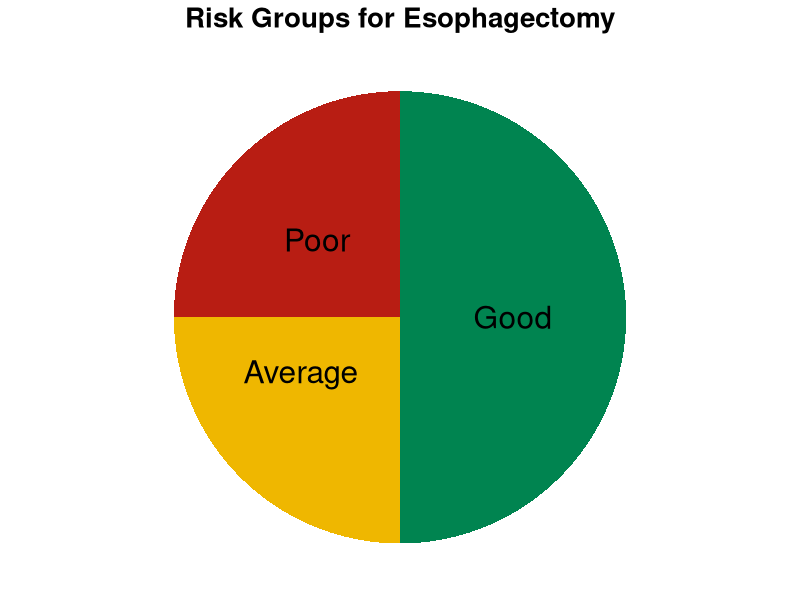
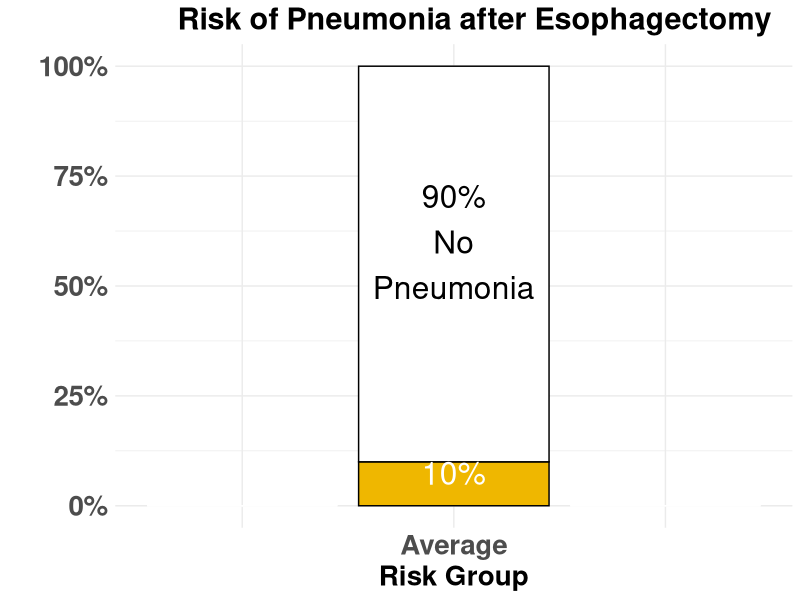
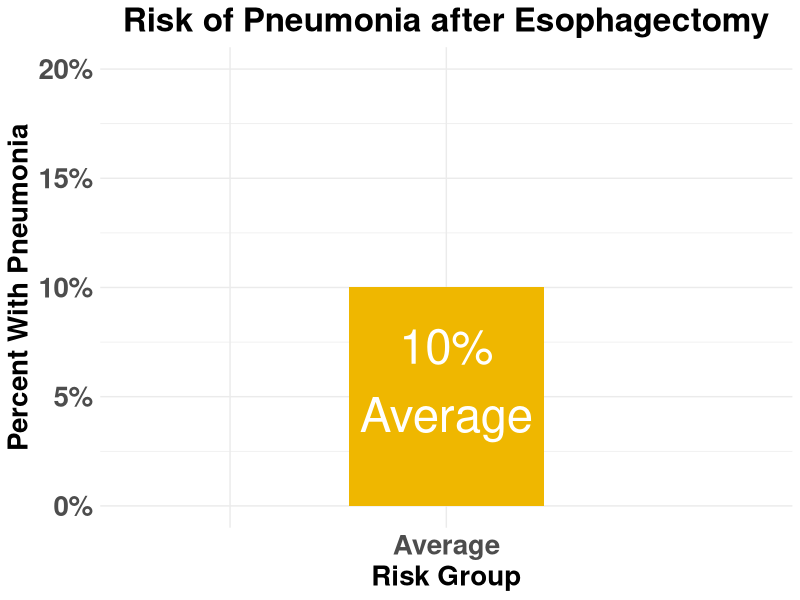
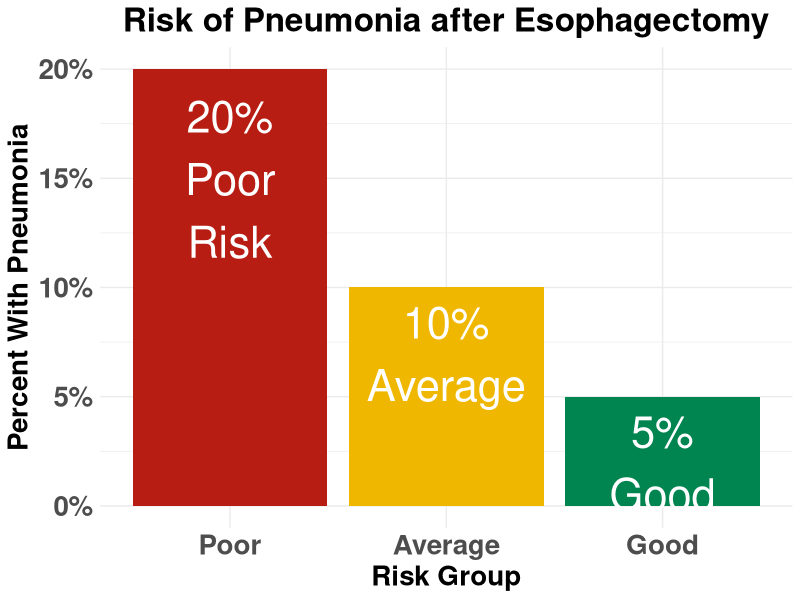
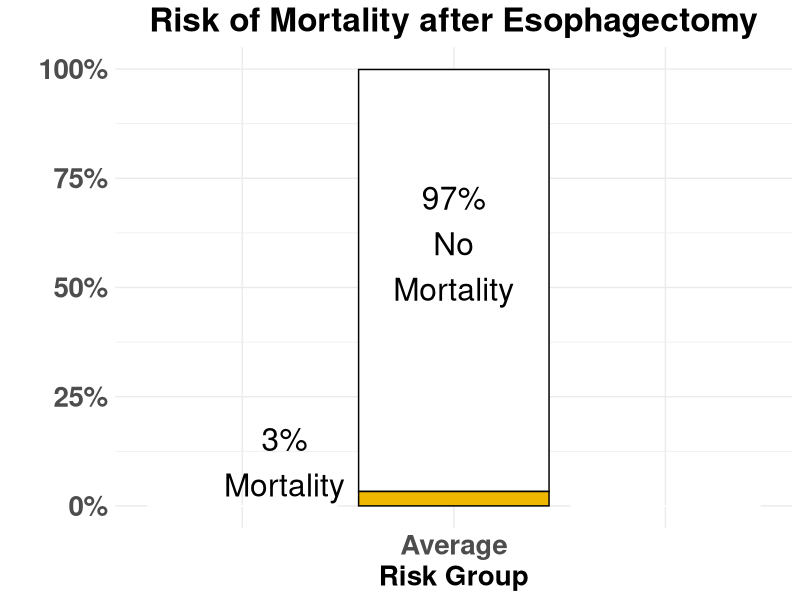
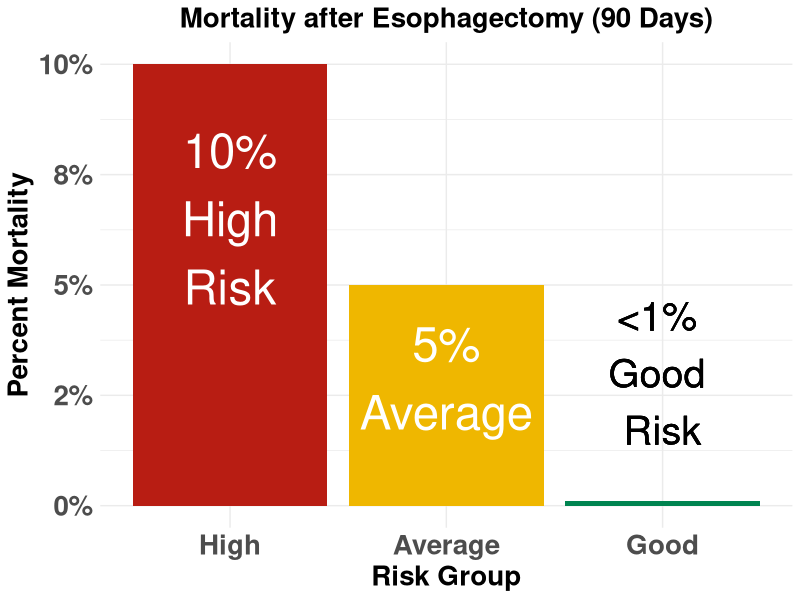

Write the R code that produced these figures, in order.
## ---- chunk 1
library(ggplot2)

#create data frame
data <- data.frame("Group" = c('Good', 'Average', 'Poor'),
                   "amount" = c(50, 25, 25),
                   "risk" = c(.1,.05,.005),
                   "pos" = c(50,92,12))
data<-data[order(-data$risk),]
data$category<-factor(data$Group, levels = c("Poor","Average","Good"))
legend_ord<-c("Good","Average","Poor")

#create pie chart
ggplot(data, aes(x="", y=amount, fill=Group)) +
  geom_bar(stat="identity", width=1) +
  coord_polar("y", start=-pi/2) +
  theme_void()+
  #scale_fill_discrete(breaks=legend_ord)
  scale_fill_manual(values=c("#008450","#EFB700","#B81D13"), breaks=legend_ord)+
  theme(legend.position="none")+
  geom_text(aes(x=1, y = pos, label = Group),size=8)+
  labs(title="Risk Groups for Esophagectomy", face="bold", size=14)+
  theme(plot.title=element_text(size=20, face="bold", hjust=0.5))

#data

## ---- chunk 2
df2<-data.frame(pneumonia=c(0,0,0.10,0.9,0,0),strength=c("  ","  ","Average","Average","    ","    "), Outcome=c("Pneumonia", "No Pneumonia","Pneumonia", "No Pneumonia" ,"Pneumonia","No Pneumonia"),pneumonia_labels=c("","","10%","", "",""),ordering=c(5,5,2,2,1,1))
#group_widths=c(25,25,50)
p<-ggplot(data=df2, aes(x=reorder(strength,ordering),y=pneumonia, fill=Outcome))+
  geom_bar(stat="identity", color=c("white","white","black","black","white","white"))+scale_y_continuous(labels = scales::percent_format(accuracy=1),limits=c(0,1)) +
  geom_text(aes(label=pneumonia_labels),vjust=1,color="white" ,size=8)+
  theme_minimal()+
  theme( axis.text=element_text(size=20,face="bold"),axis.title.x=element_text(size=20, face="bold"),axis.title.y=element_text(size=20, face="bold"),plot.title = element_text(hjust=0.75,face="bold",size=22)) +
  ggtitle("Risk of Pneumonia after Esophagectomy") +
  labs(y="",x="Risk Group") +
  scale_fill_manual(values=c("white","#EFB700"))+
  scale_color_manual(values=c("black","black","black"))+
  theme(legend.position="none")+
  annotate("text", x =2,y=0.6, label= "90%\nNo\nPneumonia", size=8)
  #theme(legend.key = element_rect(color="black"), legend.title = element_text(size=16), legend.text =element_text(size=14)  )
p
## ---- chunk 3

df1<-data.frame(pneumonia=c(0,0.10,0),strength=c("","Average",""),pneumonia_labels =c("","10%\nAverage",""))
strengths=c("","Average","Average")
group_widths=c(25,25,50)
p<-ggplot(data=df1, aes(x=strength,y=pneumonia))+
  geom_bar(stat="identity", fill="#EFB700")+scale_x_discrete(limits=strengths)+scale_y_continuous(labels = scales::percent_format(accuracy=1),limits=c(0,.2)) +
        geom_text(aes(label=pneumonia_labels),vjust=1.4, color="white",size=12)+
  theme_minimal()+
  theme( axis.text=element_text(size=20,face="bold"),axis.title.x=element_text(size=20, face="bold"),axis.title.y=element_text(size=20, face="bold"),plot.title = element_text(hjust=0.5,face="bold",size=24)) +
  ggtitle("Risk of Pneumonia after Esophagectomy") +
  labs(y="Percent With Pneumonia",x="Risk Group") 
p
## ---- chunk 4
library(ggplot2)
df1<-data.frame(pneumonia=c(0.20,0.10,0.05),strength=c("Poor","Average","Good"),pneumonia_labels =c("20%\nPoor\nRisk","10%\nAverage","5%\nGood"))
strengths=c("Poor","Average","Good")
group_widths=c(25,25,50)
p<-ggplot(data=df1, aes(x=strength,y=pneumonia))+
  geom_bar(stat="identity", fill=c("#B81D13","#EFB700","#008450"))+scale_x_discrete(limits=strengths)+scale_y_continuous(labels = scales::percent_format(accuracy=1)) +
        geom_text(aes(label=pneumonia_labels),vjust=1.2, color="white",size=11)+
  theme_minimal()+
  theme( axis.text=element_text(size=20,face="bold"),axis.title.x=element_text(size=20, face="bold"),axis.title.y=element_text(size=20, face="bold"),plot.title = element_text(hjust=0.5,face="bold",size=24)) +
  ggtitle("Risk of Pneumonia after Esophagectomy") +
  labs(y="Percent With Pneumonia",x="Risk Group") 
p
## ---- chunk 5
df2<-data.frame(mortality=c(0,0,.966,0.033,0,0),strength=c("  ","  ","Average","Average","    ","    "), Outcome=c("No Mortality", "Mortality","No Mortality", "Mortality","No Mortality", "Mortality"),mortality_labels=c("","","3.3%","", "",""),ordering=c(5,5,2,2,1,1), yordering = c(0,1,0,1,0,1))
#group_widths=c(25,25,50)
p<-ggplot(data=df2, aes(x=reorder(strength,ordering),y=mortality, fill=reorder(Outcome,yordering) ))+
  geom_bar(stat="identity", color=c("white","white","black","black","white","white"))+scale_y_continuous(labels = scales::percent_format(accuracy=1),limits=c(0,1)) +
  #geom_text(aes(label=mortality_labels),vjust=-1,color="black" ,size=12)+
  theme_minimal()+
  theme( axis.text=element_text(size=20,face="bold"),axis.title.x=element_text(size=20, face="bold"),axis.title.y=element_text(size=20, face="bold"),plot.title = element_text(hjust=0.5,face="bold",size=24)) +
  ggtitle("Risk of Mortality after Esophagectomy") +
  labs(y="",x="Risk Group",fill="Outcome") +
  scale_fill_manual(values=c("white","#EFB700"))+
  scale_color_manual(values=c("black","black","black"))+
  theme(legend.key = element_rect(color="black"), legend.title = element_text(size=16), legend.text =element_text(size=14)  )+
  annotate("text", x =2,y=0.6, label= "97%\nNo\nMortality", size=8)+
    theme(legend.position="none")+
  annotate("text", x =1.2,y=0.1, label= "3%\nMortality", size=8)+
    theme(legend.position="none")
p
## ---- chunk 6
library(ggplot2)
df1<-data.frame(mortality=c(0.10,0.05,0.001),strength=c("High","Average","Good"),mortality_labels =c("10%\nHigh\nRisk","5%\nAverage","0.0%\nGood"))
strengths=c("High","Average","Good")
p<-ggplot(data=df1, aes(x=strength,y=mortality))+
  geom_bar(stat="identity", fill=c("#B81D13","#EFB700","#008450"))+scale_x_discrete(limits=strengths)+scale_y_continuous(labels = scales::percent_format(accuracy=1),limits=c(0,.1)) +
        geom_text(aes(label=mortality_labels),vjust=1.4, color="white",size=12)+
  theme_minimal()+
    scale_color_manual(values=c("black","black","black"))+
  theme( axis.text=element_text(size=20,face="bold"),axis.title=element_text(size=20, face="bold"),plot.title = element_text(hjust=0.5,face="bold",size=20)) +
  ggtitle("Mortality after Esophagectomy (90 Days)") +
  labs(y="Percent Mortality",x="Risk Group") +
  geom_text(x=3,y=0.03,label="<1% \nGood \nRisk", size=10)
p

